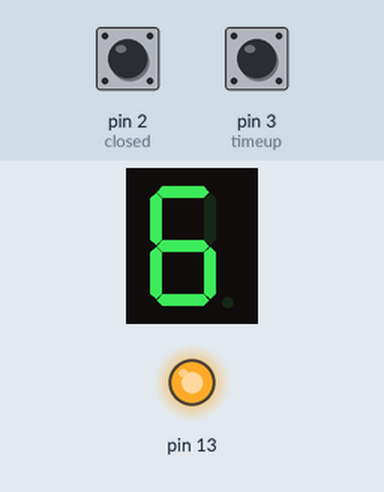
Recording of a sketch running on a simulated Arduino Uno, built with avr-gcc and run on an emulated ATmega328P. Parts: 1-digit seven-segment display, output pins drawn as LEDs (lit = HIGH). Wiring (inferred from the names in the program): 1-digit 7-segment display, segments lit when LOW: segments pin 6, pin 7, pin 9, pin 11, pin 12, pin 5, pin 4, pin 8. The inputs (shaded band) are chosen by the test bench; at power-on: pin 3 (timeup) HIGH, pin 2 (closed) HIGH. The segment pins are drawn as the display they are named for; pins used as bus, display or sensor lines are not drawn; what the sketch prints to the serial monitor is not drawn.

Above: at 1.2 s.
1.3 s: pin 3 (timeup) pulled LOW for 0.15 s
At 2.5 s:
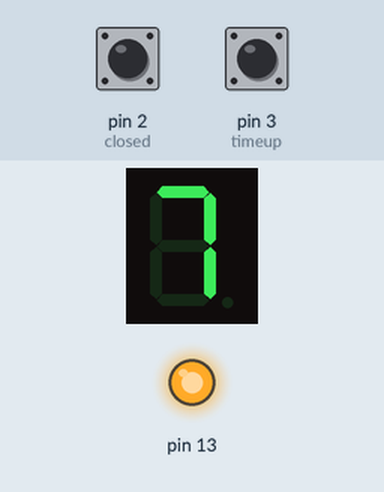
2.9 s: pin 3 (timeup) pulled LOW for 1 s
At 3.9 s:
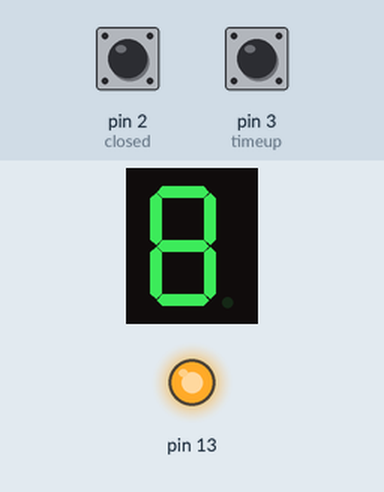
Timing chart, 0 to 5.9 s (numbered marks = the images above; inputs shaded):
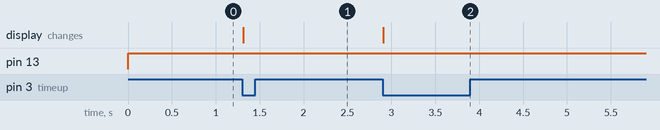

The sketch:

control_file.ino
```cpp
int pinDigitron = 2;    //管脚D2连接到数码管的A脚，D3连B... D9连h
const int a=6;
const int b=7;
const int c=9;
const int d=11;
const int e=12;
const int f=5;
const int g=4;
const int h=8;
const int timeup=3;     //green
const int closed=2;       //blue
int num=6;
long int delay_time;
int pins[8]={a,b,c,d,e,f,g,h};
int last=HIGH;
int lastmode=HIGH;
int state,mode,k;
const int control=13;

void setup(){
    pinMode(a, OUTPUT);
    pinMode(b, OUTPUT);
    pinMode(c, OUTPUT);
    pinMode(d, OUTPUT);
    pinMode(e, OUTPUT);
    pinMode(f, OUTPUT);
    pinMode(g, OUTPUT);
    pinMode(h, OUTPUT);
    pinMode(13,OUTPUT);
    pinMode(timeup,INPUT_PULLUP);
    pinMode(closed,INPUT_PULLUP);
    Serial.begin(9600);
    }

void displayDigit(int digit) {      //在数码管中显示数字的函数
    int abcdefgh[][8] = {           //定义一个数组表：不同数字的abcdefgh各段的取值
    {0,0,0,0,0,0,1,1},  //0
    {1,0,0,1,1,1,1,1},  //1
    {0,0,1,0,0,1,0,1},  //2
    {0,0,0,0,1,1,0,1},  //3
    {1,0,0,1,1,0,0,1},  //4
    {0,1,0,0,1,0,0,1},  //5
    {0,1,0,0,0,0,0,1},  //6
    {0,0,0,1,1,1,1,1},  //7
    {0,0,0,0,0,0,0,1},  //8
    {0,0,0,0,1,0,0,1},  //9
    {0,0,0,0,0,0,1,0},  //10
    {1,0,0,1,1,1,1,0},  //11
    {0,0,1,0,0,1,0,0},  //12
    };
    while (digit>12){
        digit=digit-12;
        }
    if (digit<13){
        for (int x=0; x<8; x++){
            digitalWrite( pins[x], abcdefgh[digit][x]);
            }
        }
    }

void waittime(){        //设定时间
    state=digitalRead(timeup);
    Serial.println(state);
    Serial.println(num);
    if (last!=state and state==LOW){
        num++;
        last=LOW;
        displayDigit(num);
        }
    else if (last==state and state==LOW){
        displayDigit(num);
        }
    else{
        last=HIGH;
        displayDigit(num);
        }
    }

 void delaytime(){
    while (num>12){
        num=num-12;
    }
    num=num+1;
    for (int i=0;i<num;i++){
        delay_time=num*3600;
        delay(3600);
        k=num-1-i;
        displayDigit(k);
        }
    }

void confirm(){
    mode=digitalRead(closed);
    while (lastmode==1){
        if (mode!=lastmode and mode==LOW){
            delaytime();
            lastmode=0;
        }
        else {
            waittime();
            displayDigit(num);
            }
        }
    }
void loop() {
    digitalWrite(13,HIGH);
    confirm();
    digitalWrite(13,LOW);
    delay(5400);
    digitalWrite(13,HIGH);
}
```

Measured:
- after the input at 1.3 s, the display: changes at once (image 1)
- after the input at 2.9 s, the display: changes at once (image 2)
